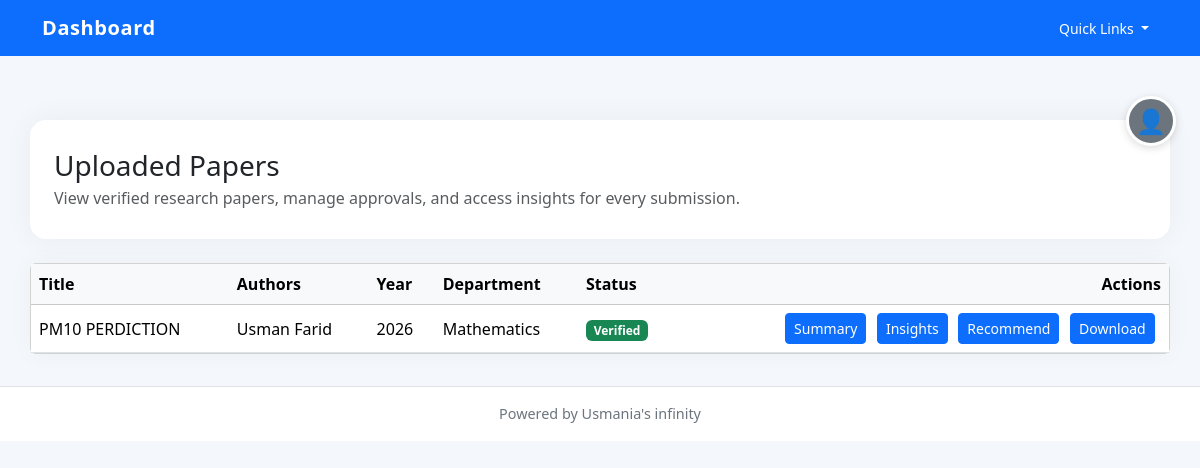
Page /papers/list on the earlier database version.
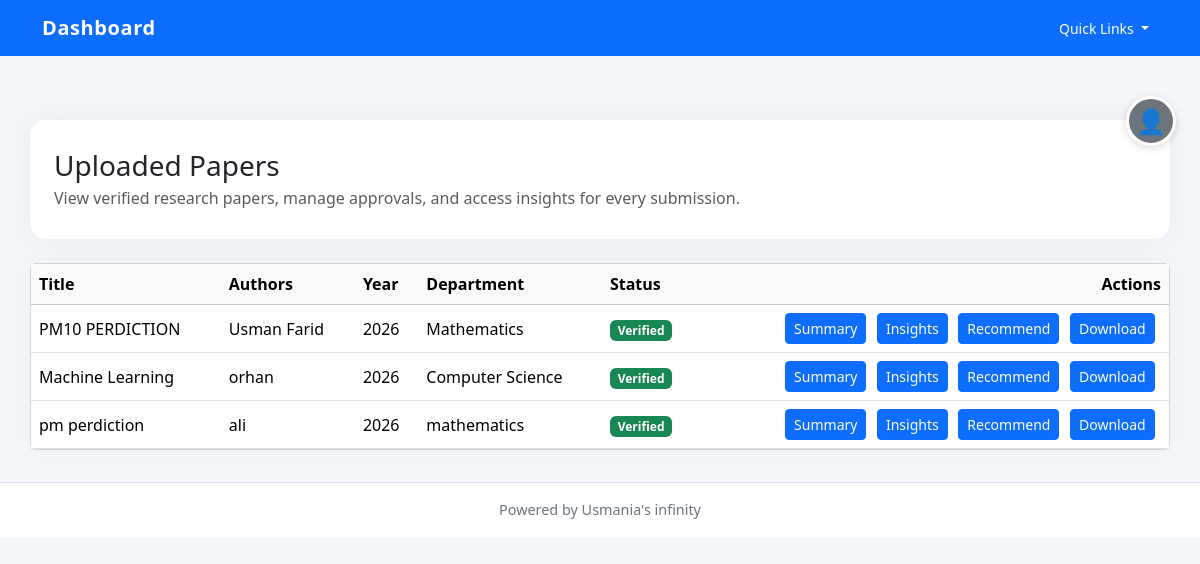
Same page on the later database version.
### app/models.py (models this page shows)
class Paper(db.Model):
    __tablename__ = "papers"
    id = db.Column(db.Integer, primary_key=True)
    title = db.Column(db.String(500))
    authors = db.Column(db.Text)
    year = db.Column(db.Integer)
    abstract = db.Column(db.Text)
    pdf_path = db.Column(db.String(500))
    link = db.Column(db.String(500))
    verified = db.Column(db.Boolean, default=False)
    department_id = db.Column(db.Integer, db.ForeignKey("departments.id"))
    user_id = db.Column(db.Integer, db.ForeignKey("users.id"))
    created_at = db.Column(db.DateTime, default=datetime.utcnow)

class Department(db.Model):
    __tablename__ = "departments"
    id = db.Column(db.Integer, primary_key=True)
    name = db.Column(db.String(150), unique=True, nullable=False)
    users = db.relationship("User", backref="department", lazy=True)
    papers = db.relationship("Paper", backref="department", lazy=True)

### app/routes/papers.py (the view)
@papers_bp.route("/list")
def list_papers():
    papers = Paper.query.all()
    return render_template("list_papers.html", papers=papers)

### app/templates/list_papers.html (shortened to what this page needs)
{% extends "base.html" %}
{% block content %}
<div class="page-header">
    <div class="d-flex flex-column flex-md-row justify-content-between align-items-start gap-3">
        <div>
            <h1 class="h3 mb-1">Uploaded Papers</h1>
            <p class="text-muted mb-0">View verified research papers, manage approvals, and access insights for every submission.</p>
        </div>
    </div>
</div>
{% if papers %}
<div class="card card-shadow">
    <div class="table-responsive">
        <table class="table table-hover align-middle mb-0">
            <thead class="table-light">
                <tr>
                    <th>Title</th>
                    <th>Authors</th>
                    <th>Year</th>
                    <th>Department</th>
                    <th>Status</th>
                    <th class="text-end">Actions</th>
                </tr>
            </thead>
            <tbody>
                {% for paper in papers %}
                <tr>
                    <td>{{ paper.title }}</td>
                    <td>{{ paper.authors }}</td>
                    <td>{{ paper.year }}</td>
                    <td>{{ paper.department.name if paper.department else 'N/A' }}</td>
                    <td>
                        {% if paper.verified %}
                        <span class="badge bg-success">Verified</span>
                        {% else %}
                        <span class="badge bg-warning text-dark">Pending</span>
                        {% endif %}
                    </td>
                    <td class="text-end table-actions">
                        <a href="{{ url_for('papers.summary', paper_id=paper.id) }}" class="btn btn-sm btn-outline-primary">Summary</a>
                        <a href="{{ url_for('papers.insights', paper_id=paper.id) }}" class="btn btn-sm btn-outline-secondary">Insights</a>
                        <a href="{{ url_for('papers.recommend', paper_id=paper.id) }}" class="btn btn-sm btn-outline-info">Recommend</a>
                        {% if paper.pdf_path %}
                        <a href="{{ url_for('papers.download_paper', paper_id=paper.id) }}" class="btn btn-sm btn-outline-success">Download</a>
                        {% endif %}
                    </td>
                </tr>
                {% endfor %}
            </tbody>
        </table>
    </div>
</div>
{% endif %}
{% endblock %}

Differences in the rows shown:
added Paper: title "Machine Learning", authors "orhan", year "2026", department "Computer Science", verified "Verified"
added Paper: title "pm perdiction", authors "ali", year "2026", department "mathematics", verified "Verified"
